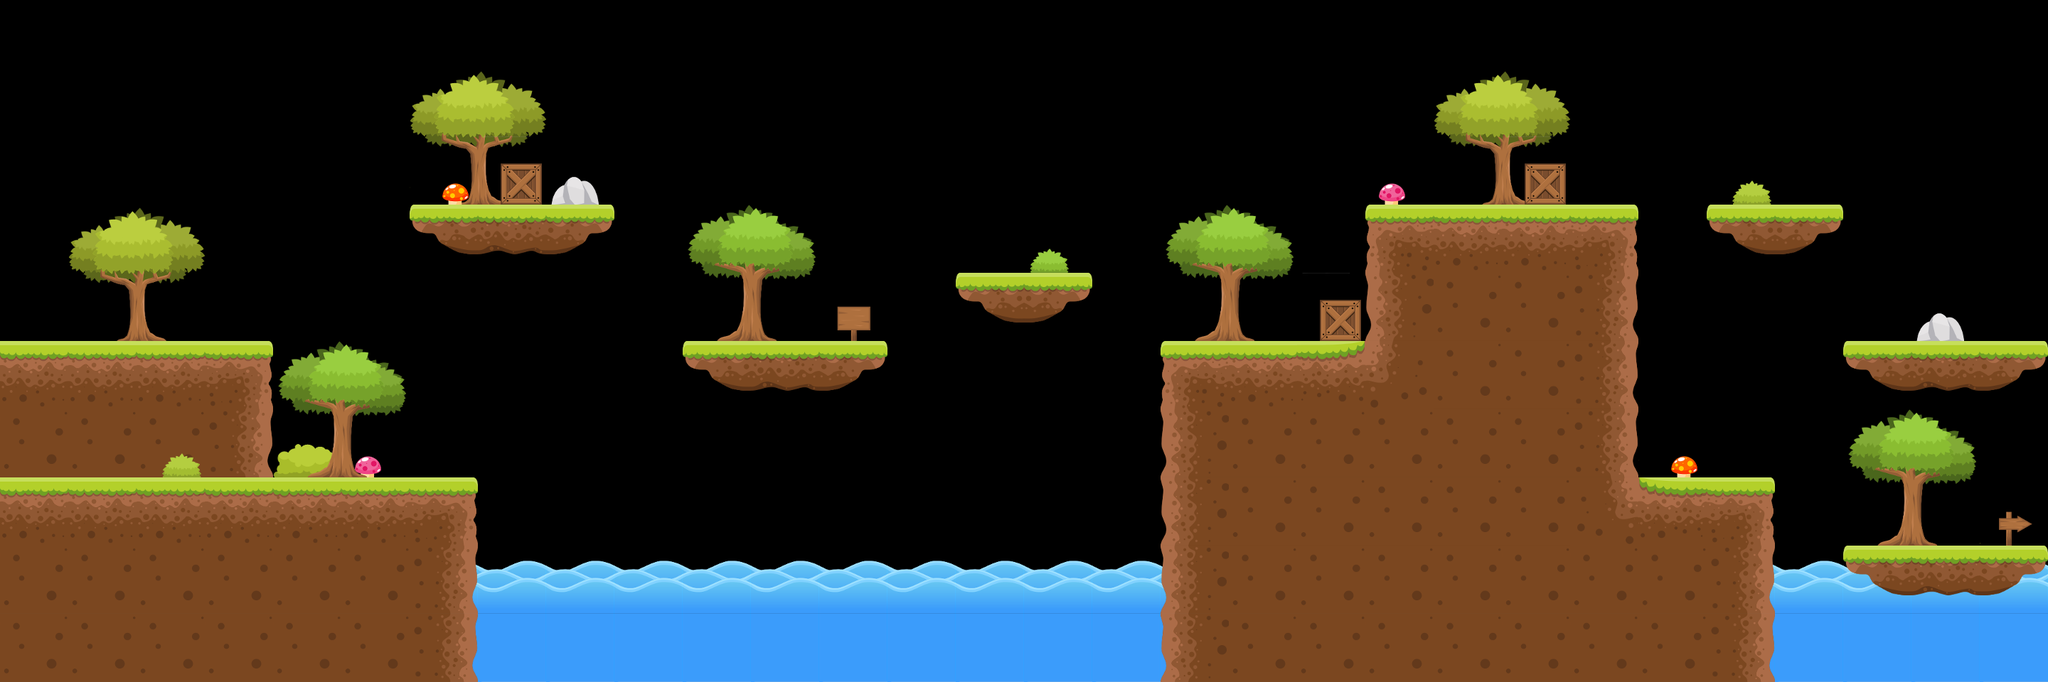

A 2D game scene composited from a Tiled map and its tileset images. What follows is a short description and the map's XML, with every tile layer's data as written:
An orthogonal 30x10 tile map with 96x96 px tiles, 3 tile layers (Below, World, Above) and 8 objects (2x npc, entrance, exit, heroin_2, ilvis_5, ...).

<map version="1.2" tiledversion="1.3.4" orientation="orthogonal" renderorder="right-down" width="30" height="10" tilewidth="96" tileheight="96" infinite="0" nextlayerid="7" nextobjectid="14">
 <editorsettings>
  <export target="tilemap_96.json" format="json" />
 </editorsettings>
 <tileset firstgid="1" name="tileset" tilewidth="96" tileheight="96" spacing="2" margin="1" tilecount="36" columns="6">
  <grid orientation="orthogonal" width="128" height="128" />
  <image source="tileset_96_extruded.png" width="588" height="588" />
  <tile id="0">
   <properties>
    <property name="collides" type="bool" value="true" />
   </properties>
  </tile>
  <tile id="1">
   <properties>
    <property name="collides" type="bool" value="true" />
   </properties>
  </tile>
  <tile id="2">
   <properties>
    <property name="collides" type="bool" value="true" />
   </properties>
  </tile>
  <tile id="19">
   <properties>
    <property name="collides" type="bool" value="true" />
   </properties>
  </tile>
  <tile id="20">
   <properties>
    <property name="collides" type="bool" value="true" />
   </properties>
  </tile>
  <tile id="30">
   <properties>
    <property name="collides" type="bool" value="true" />
   </properties>
  </tile>
  <tile id="31">
   <properties>
    <property name="collides" type="bool" value="true" />
   </properties>
  </tile>
  <tile id="32">
   <properties>
    <property name="collides" type="bool" value="true" />
   </properties>
  </tile>
 </tileset>
 <layer id="2" name="Below" width="30" height="10">
  <properties>
   <property name="from" value="in" />
  </properties>
  <data encoding="csv">
0,0,0,0,0,0,0,0,0,0,0,0,0,0,0,0,0,0,0,0,0,0,0,0,0,0,0,0,0,0,
0,0,0,0,0,0,28,29,0,0,0,0,0,0,0,0,0,0,0,0,0,28,29,0,0,0,0,0,0,0,
0,0,0,0,0,0,34,35,18,0,0,0,0,0,0,0,0,0,0,0,0,34,35,0,0,11,0,0,0,0,
0,0,0,0,0,0,0,0,0,0,16,17,0,0,0,10,0,0,0,0,0,0,0,0,0,0,0,0,0,0,
0,0,0,0,0,0,0,0,0,0,22,23,0,0,0,0,0,0,0,24,0,0,0,0,0,0,0,0,18,0,
0,0,0,0,0,0,0,0,0,0,0,0,0,0,0,0,0,0,0,0,0,0,0,0,0,0,0,0,0,0,
6,0,0,0,5,36,0,0,0,0,0,0,0,0,0,0,0,0,0,0,0,0,0,0,30,0,0,16,17,0,
0,0,0,0,0,0,0,0,0,0,0,0,0,0,0,0,0,0,0,0,0,0,0,0,0,0,0,22,23,0,
19,19,19,19,19,19,19,19,19,19,19,19,19,19,19,19,19,19,19,19,19,19,19,19,19,19,19,19,19,19,
25,25,25,25,25,25,25,25,25,25,25,25,25,25,25,25,25,25,25,25,25,25,25,25,25,25,25,25,25,25
</data>
 </layer>
 <layer id="1" name="World" width="30" height="10">
  <data encoding="csv">
0,0,0,0,0,0,0,0,0,0,0,0,0,0,0,0,0,0,0,0,0,0,0,0,0,0,0,0,0,0,
0,0,0,0,0,0,0,0,0,0,0,0,0,0,0,0,0,0,0,0,0,0,0,0,0,0,0,0,0,0,
0,0,0,0,0,0,0,0,0,0,0,0,0,0,0,0,0,0,0,0,0,0,0,0,0,0,0,0,0,0,
0,0,0,0,0,0,31,32,33,0,0,0,0,0,0,0,0,0,0,0,1,2,2,3,0,31,33,0,0,0,
0,0,0,0,0,0,0,0,0,0,0,0,0,0,31,33,0,0,0,0,7,8,8,9,0,0,0,0,0,0,
2,2,2,3,0,0,0,0,0,0,31,32,33,0,0,0,0,1,2,21,27,8,8,9,0,0,0,31,32,33,
8,8,8,9,0,0,0,0,0,0,0,0,0,0,0,0,0,7,8,8,8,8,8,9,0,0,0,0,0,0,
2,2,2,2,2,2,3,0,0,0,0,0,0,0,0,0,0,7,8,8,8,8,8,26,20,3,0,0,0,0,
8,8,8,8,8,8,9,0,0,0,0,0,0,0,0,0,0,7,8,8,8,8,8,8,8,9,0,31,32,33,
8,8,8,8,8,8,9,0,0,0,0,0,0,0,0,0,0,7,8,8,8,8,8,8,8,9,0,0,0,0
</data>
 </layer>
 <layer id="4" name="Above" width="30" height="10">
  <data encoding="csv">
0,0,0,0,0,0,0,0,0,0,0,0,0,0,0,0,0,0,0,0,0,0,0,0,0,0,0,0,0,0,
0,0,0,0,0,0,0,0,0,0,0,0,0,0,0,0,0,0,0,0,0,0,0,0,0,0,0,0,0,0,
0,0,0,0,0,0,30,24,0,0,0,0,0,0,0,0,0,0,0,0,36,0,24,0,0,0,0,0,0,0,
0,28,29,0,0,0,0,0,0,0,0,0,0,0,0,0,0,16,17,0,0,0,0,0,0,0,0,0,0,0,
0,34,35,0,0,0,0,0,0,0,0,0,12,0,0,0,0,22,23,0,0,0,0,0,0,0,0,0,0,0,
0,0,0,0,16,17,0,0,0,0,0,0,0,0,0,0,0,0,0,0,0,0,0,0,0,0,0,0,0,0,
0,0,11,0,22,23,0,0,0,0,0,0,0,0,0,0,0,0,0,0,0,0,0,0,0,0,0,0,0,0,
0,0,0,0,0,0,0,0,0,0,0,0,0,0,0,0,0,0,0,0,0,0,0,0,0,0,0,0,0,6,
0,0,0,0,0,0,0,0,0,0,0,0,0,0,0,0,0,0,0,0,0,0,0,0,0,0,0,0,0,0,
0,0,0,0,0,0,0,0,0,0,0,0,0,0,0,0,0,0,0,0,0,0,0,0,0,0,0,0,0,0
</data>
 </layer>
 <objectgroup id="3" name="Objects">
  <object id="1" name="tilemap" type="entrance" x="48.0606" y="640.485">
   <point />
  </object>
  <object id="2" name="tilemap" type="exit" x="2838.67" y="704" width="41.3333" height="64" />
 </objectgroup>
 <objectgroup id="5" name="NPCs">
  <object id="4" name="heroin_2" x="426.667" y="636">
   <point />
  </object>
  <object id="5" name="polkin_3" type="npc" x="44.1803" y="449.467">
   <point />
  </object>
  <object id="6" name="munch_4" type="npc" x="238.667" y="452">
   <point />
  </object>
  <object id="7" name="ilvis_5" x="2446.67" y="634.667">
   <point />
  </object>
 </objectgroup>
 <objectgroup id="6" name="Enemies">
  <object id="12" name="skeleton" x="1109.33" y="453.333">
   <properties>
    <property name="direction" value="right" />
   </properties>
   <point />
  </object>
  <object id="13" name="pumpkin" x="2250.67" y="257.333">
   <properties>
    <property name="direction" value="right" />
   </properties>
   <point />
  </object>
 </objectgroup>
</map>